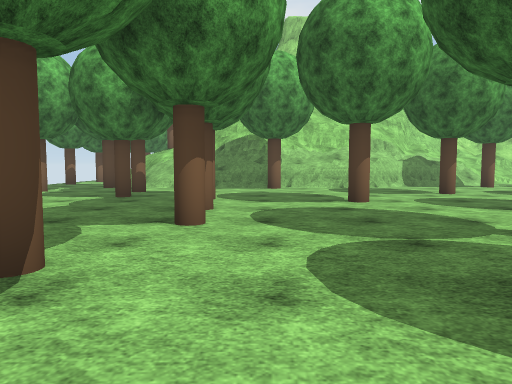
[1] (above)

24 first-person views from a walk through a scene from a Unity 3-D project. The camera is 1.3 m above the floor, tilts 4° down and sees 70° across. The floor is counted in squares, 2 m on a side. Each view is taken from the middle of a square. On the plan, view 1 faces up. The plan holds only what a view shows up to about 11 squares ahead; the rest is blank. The place goes on beyond the plan. Some trees and plants on the terrain are drawn as simple stand-ins. The player is left out. Surface patterns are stand-ins for the level's own textures.

[2]
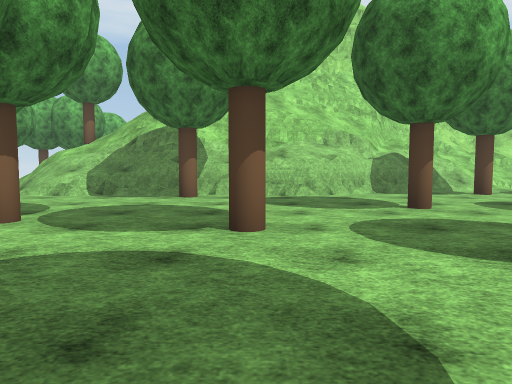

[3]
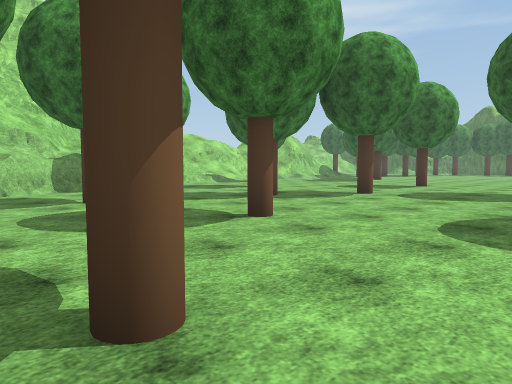

[4]
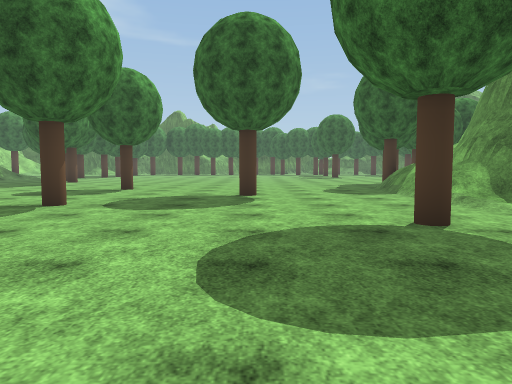

[5]
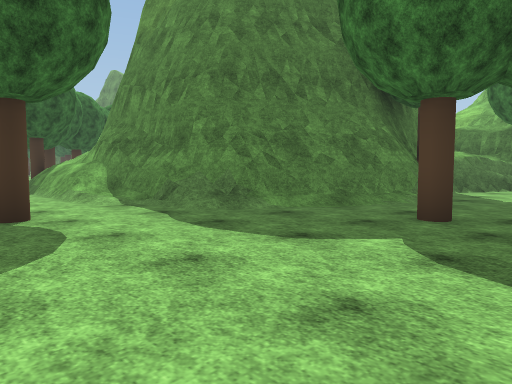

[6]
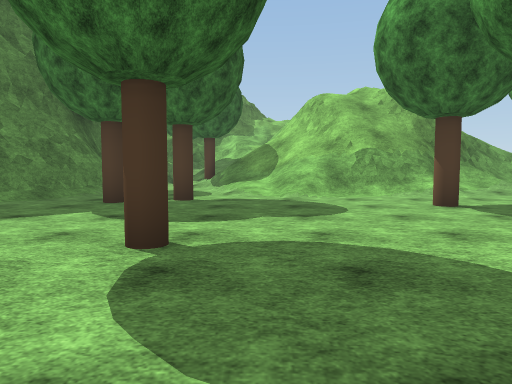

[7]
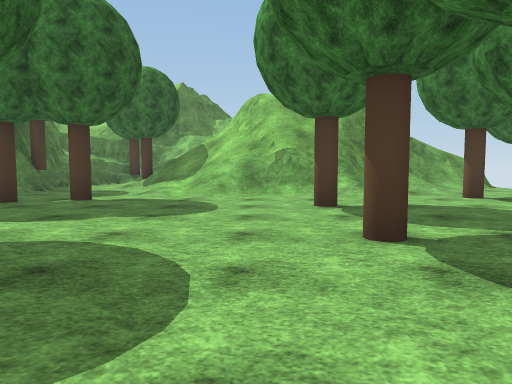

[8]
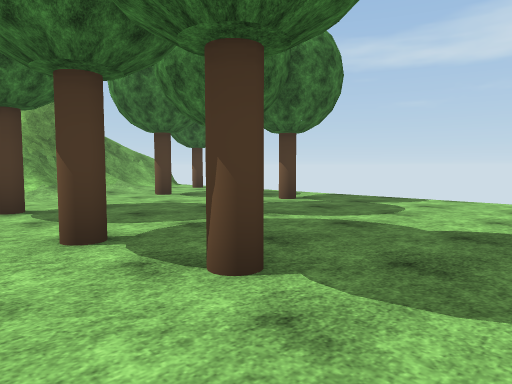

[9]
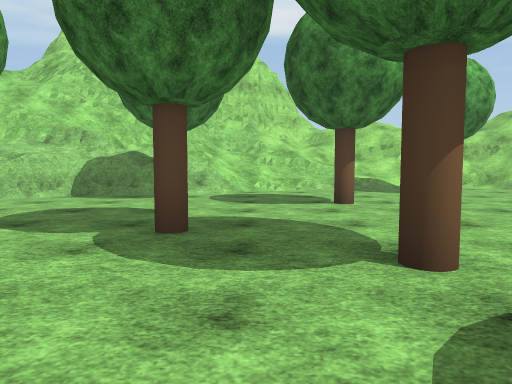

[10]
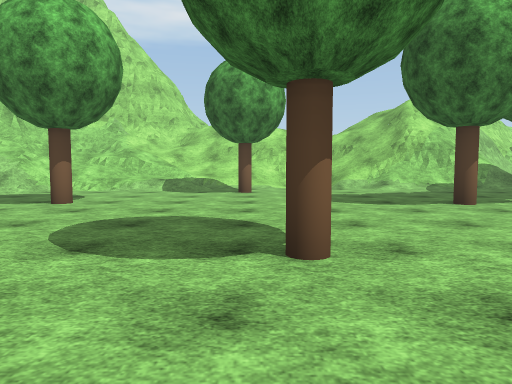

[11]
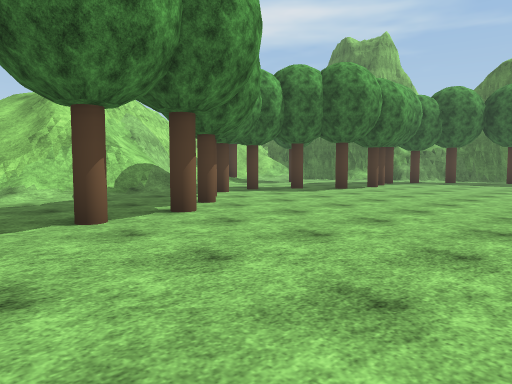

[12]
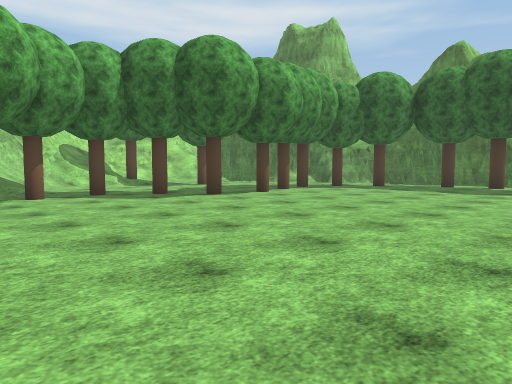

[13]
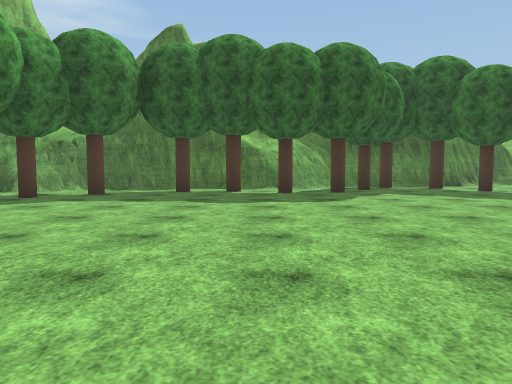

[14]
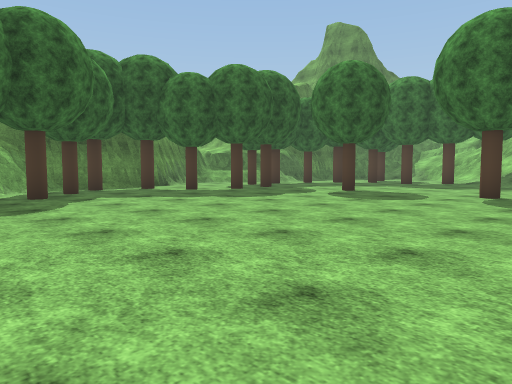

[15]
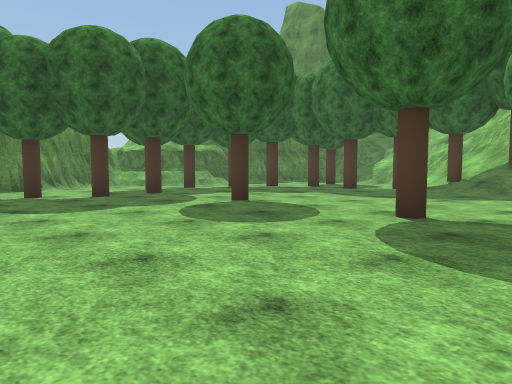

[16]
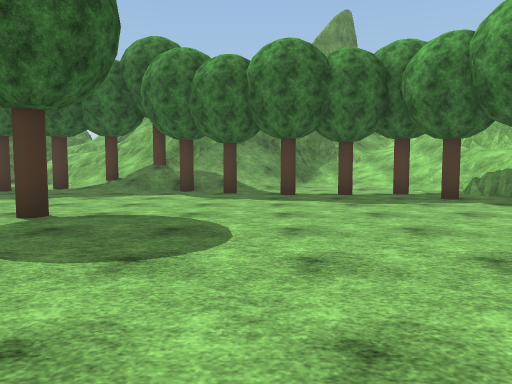

[17]
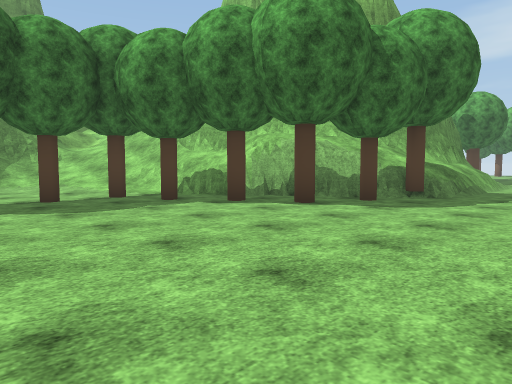

[18]
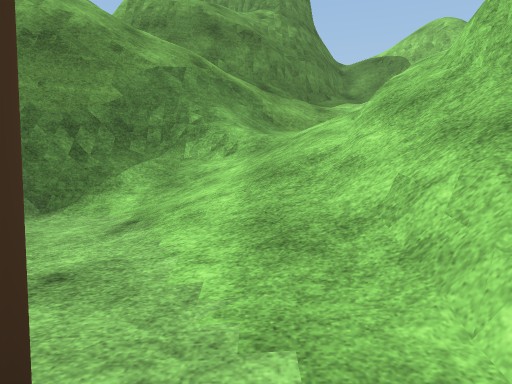

[19]
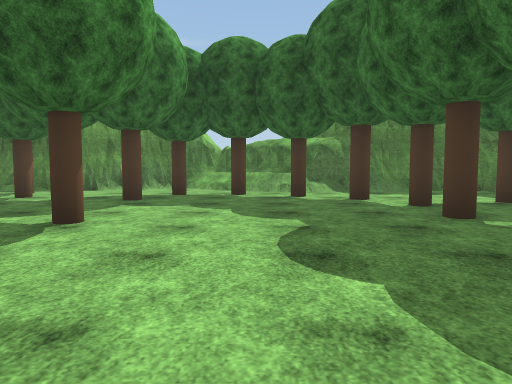

[20]
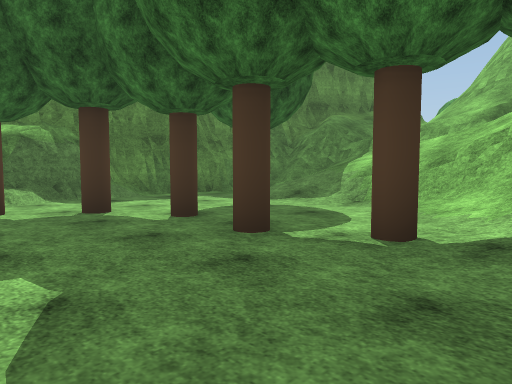

[21]
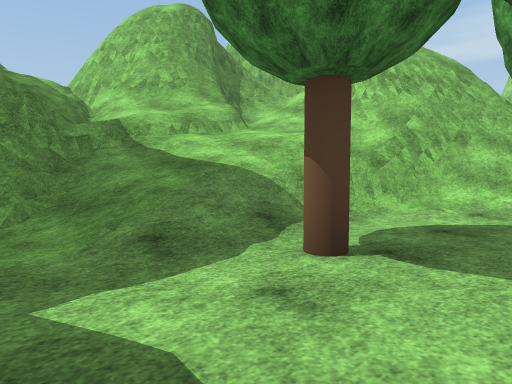

[22]
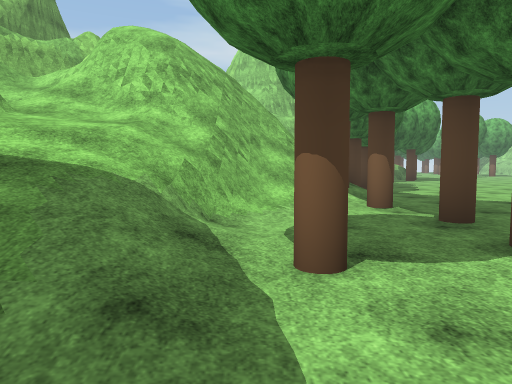

[23]
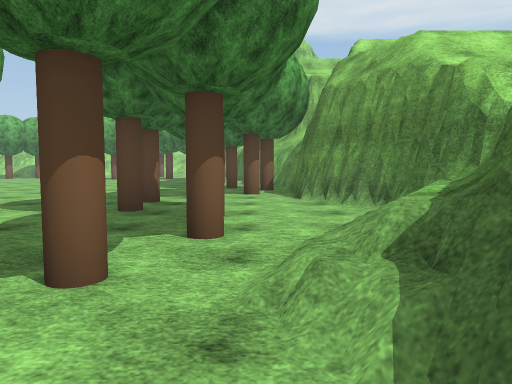

[24]
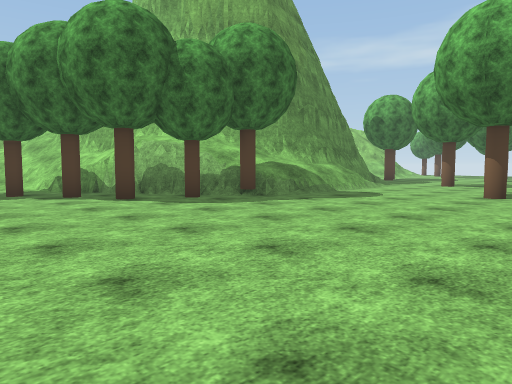

### Floor plan
Key: @ floor where view 1 was taken; # wall or solid block; x gap in a wall; . main floor; : floor 1.75 m higher than the main floor; + floor 2 m higher than the main floor; * floor 2.5 m higher than the main floor; % floor 3.5 m higher than the main floor; & floor 4.75 m higher than the main floor; / step, stairs or slope; = window, fence, low wall or low ledge; ^ raised ledge; v drop or lower ground; T tree.
Columns run from 7 left of view 1 to 37 right of it. Each row starts with its distance up from view 1.
 15    TT        #///==///.///#=//...
 14    /*%&    ####/////...../////....     /#
 13    /+ #######==/.....T....../TT.T..   .##
 12    //=##=:##..T.............T...T.TTT.T##
 11  .T./=.T/=#...............TT...........T##
 10  T../.............T......T...............#
  9   ..T.......T..........................T.#
  8   ..T..........T........................T#
  7    ...T..T.......T...T...................#
  6    ...T................................T.##
  5     ........T..........  ..............T..#
  4     ..T......................  .........T.#
  3 ..........T........T......... ...........T#
  2 .....T...................................T#
  1 ......T...T....T........................T.#
  0 ...T...@...............................T..##
 -1 .T..............//////TT...............T...#
 -2 ......T........######//##T.......T..T...T..##
 -3 ..........T.T.##    ##*##T.................#^
 -4  .T.//////.../#      ## #.T..............T=^
 -5 T.//=x=////..##       ###/..TT..........T.##
 -6 .///#//////..T         #=/.T...T.......T..##
 -7 =/=#v=/= ///..         ##///.///T/TT.TT...##
 -8           T .#          #///.///#///......#
 -9             /#          #////#  ##///./T..#
-10             #^           ////#  /==///////#
-11             T^         =// ##v  //=//////##
-12                        = /////  /#//////##
-13                         //////  =#//^^^^#
-14                         /###### ///#^#^#
-15                        /##    ## /#####
-16                     v#=/#      #  #^#v
-17                                    ^^vv

Positions as (right, up) in squares from view 1, and headings:
1: (0, 0), facing up
2: (2, 3), facing up
3: (2, 2), facing up-right
4: (4, 3), facing right
5: (3, 2), facing down-right
6: (2, 4), facing down
7: (0, 4), facing down
8: (0, 4), facing down-left
9: (9, 4), facing up
10: (14, 4), facing up
11: (16, 6), facing up-right
12: (20, 5), facing up-right
13: (23, 7), facing right
14: (24, 7), facing down-right
15: (24, 3), facing down-right
16: (23, 3), facing down
17: (23, 2), facing down-left
18: (19, -5), facing down
19: (25, -4), facing right
20: (27, -4), facing down-right
21: (34, -7), facing down-left
22: (34, -9), facing left
23: (34, -7), facing up
24: (21, 5), facing down-left
